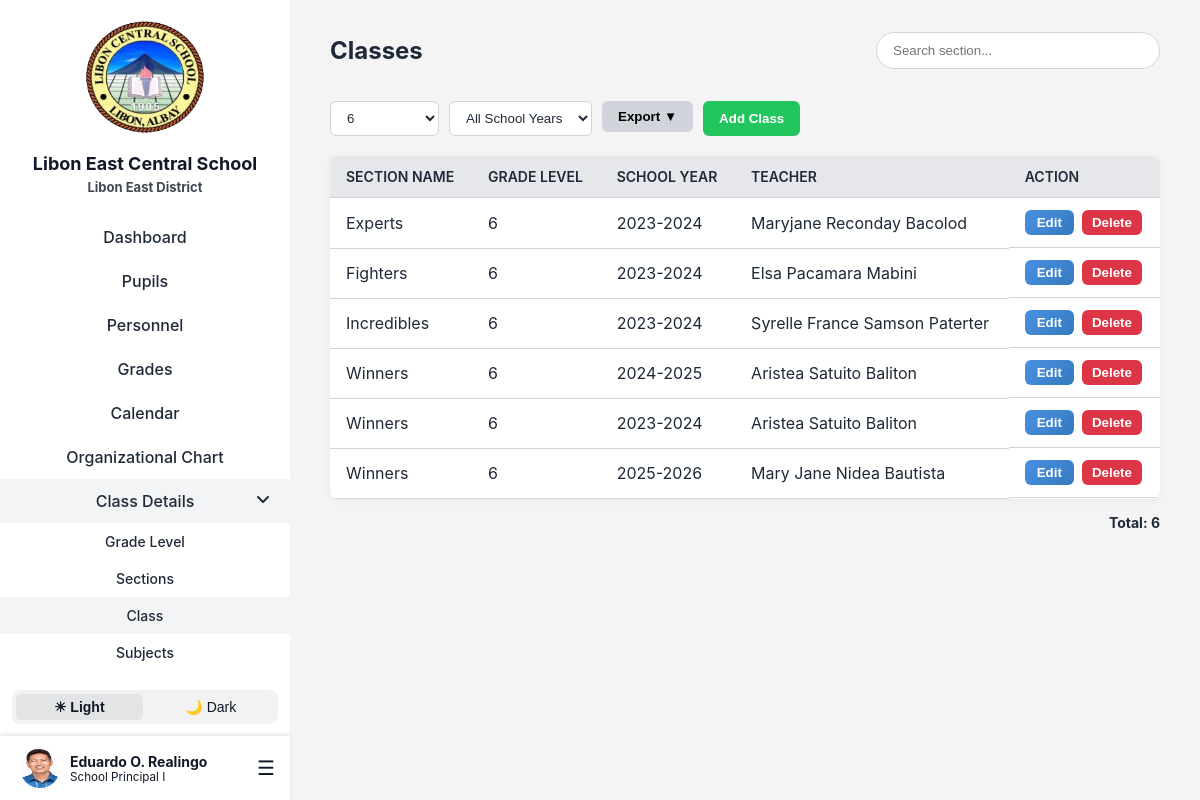
Page /Landing/Login/Page/adminSections.php?grade_filter=23 (signed in) on the committed database.
### tables this page shows
CREATE TABLE `teachers` (
  `teacher_id` int(11) NOT NULL,
  `first_name` varchar(100) DEFAULT NULL,
  `middle_name` varchar(100) DEFAULT NULL,
  `last_name` varchar(100) DEFAULT NULL,
  `employee_no` varchar(20) DEFAULT NULL,
  `email` varchar(100) DEFAULT NULL,
  `password` varchar(255) DEFAULT NULL,
  `gender` enum('Male','Female','Other') DEFAULT NULL,
  `birthdate` date DEFAULT NULL,
  `age` int(11) DEFAULT NULL,
  `contact_no` varchar(20) DEFAULT NULL,
  `house_no_street` varchar(255) DEFAULT NULL,
  `barangay` varchar(255) DEFAULT NULL,
  `municipality` varchar(255) DEFAULT NULL,
  `province` varchar(255) DEFAULT NULL,
  `position` varchar(255) NOT NULL,
  `image` varchar(255) NOT NULL DEFAULT 'teacher.png',
  `user_type` char(1) NOT NULL DEFAULT 't' COMMENT 'a - admin\r\nt- teacher\r\nn- non-teaching',
  `user_status` char(1) NOT NULL DEFAULT 'a' COMMENT 'a - active\r\ni - inactive',
  `created_at` datetime DEFAULT current_timestamp(),
  `updated_at` datetime DEFAULT current_timestamp() ON UPDATE current_timestamp(),
  `created_by` int(11) DEFAULT NULL,
  `updated_by` int(11) DEFAULT NULL
);

CREATE TABLE `sections` (
  `section_id` int(11) NOT NULL,
  `section_name` varchar(50) NOT NULL,
  `grade_level_id` int(11) NOT NULL,
  `teacher_id` int(11) DEFAULT NULL,
  `sy_id` int(11) NOT NULL,
  `created_at` datetime DEFAULT current_timestamp(),
  `updated_at` datetime DEFAULT current_timestamp() ON UPDATE current_timestamp(),
  `created_by` int(11) DEFAULT NULL,
  `updated_by` int(11) DEFAULT NULL
);

CREATE TABLE `section_name` (
  `section_name_id` int(11) NOT NULL,
  `section_name` varchar(255) NOT NULL,
  `created_at` datetime DEFAULT current_timestamp(),
  `updated_at` datetime DEFAULT current_timestamp() ON UPDATE current_timestamp(),
  `created_by` int(11) DEFAULT NULL,
  `updated_by` int(11) DEFAULT NULL
);

CREATE TABLE `grade_levels` (
  `grade_level_id` int(11) NOT NULL,
  `level_name` varchar(20) NOT NULL,
  `created_at` datetime DEFAULT current_timestamp(),
  `updated_at` datetime DEFAULT current_timestamp() ON UPDATE current_timestamp(),
  `created_by` int(11) DEFAULT NULL,
  `updated_by` int(11) DEFAULT NULL
);

CREATE TABLE `school_years` (
  `sy_id` int(11) NOT NULL,
  `school_year` varchar(20) DEFAULT NULL,
  `start_date` date DEFAULT NULL,
  `end_date` date DEFAULT NULL,
  `created_at` datetime DEFAULT current_timestamp(),
  `updated_at` datetime DEFAULT current_timestamp() ON UPDATE current_timestamp(),
  `created_by` int(11) DEFAULT NULL,
  `updated_by` int(11) DEFAULT NULL
);

### Landing/Login/Page/adminSections.php (the view, shortened to what this page needs)
<?php
include 'lecs_db.php';
?>
<!DOCTYPE html>
<html lang="en">
<head>
    <link rel="stylesheet" href="css/adminSections.css">
    <link rel="stylesheet" href="css/sidebar.css">
</head>
<body>
<div class="container">
<?php include 'sidebar.php'; ?>
<div class="main-content">
  <div class="header">
    <h1>Classes</h1>
    <form method="GET" style="margin:0;">
      <input type="text" name="search" placeholder="Search section..."
        value="<?php echo isset($_GET['search']) ? htmlspecialchars($_GET['search']) : ''; ?>">
    </form>
  </div>
<div class="header-buttons">
  <form method="GET" class="filter-form">
    <select name="grade_filter" onchange="this.form.submit()">
      <?php
      $grades = $conn->query("SELECT * FROM grade_levels ORDER BY level_name ASC");
      while ($g = $grades->fetch_assoc()) {
          $selected = (isset($_GET['grade_filter']) && $_GET['grade_filter'] == $g['grade_level_id']) ? 'selected' : '';
          echo "<option value='{$g['grade_level_id']}' $selected>{$g['level_name']}</option>";
      }
      ?>
    </select>
    <select name="sy_filter" onchange="this.form.submit()">
      <option value="">All School Years</option>
    </select>
  </form>
  <div class="export-dropdown">
    <button type="button" class="export-btn" onclick="toggleDropdown()">Export ▼</button>
  </div>
  <button type="button" class="add-btn" onclick="openAddModal()">Add Class</button>
</div>
  <table>
    <thead>
      <tr>
        <th>Section Name</th>
        <th>Grade Level</th>
        <th>School Year</th>
        <th>Teacher</th>
        <th>Action</th>
      </tr>
    </thead>
    <tbody>
      <?php
      $whereParts = [];
      if (!empty($_GET['grade_filter'])) {
        $grade = (int)$_GET['grade_filter'];
        $whereParts[] = "s.grade_level_id = $grade";
      }
      $where = count($whereParts) > 0 ? "WHERE " . implode(" AND ", $whereParts) : "";
      $sql = "SELECT s.*, sn.section_name, g.level_name, sy.school_year, CONCAT(t.first_name, ' ', COALESCE(t.middle_name, ''), ' ', t.last_name) AS teacher_name
              FROM sections s
              JOIN section_name sn ON s.section_name = sn.section_name
              LEFT JOIN grade_levels g ON s.grade_level_id = g.grade_level_id
              LEFT JOIN school_years sy ON s.sy_id = sy.sy_id
              LEFT JOIN teachers t ON s.teacher_id = t.teacher_id
              $where
              ORDER BY sn.section_name ASC";
      $result = $conn->query($sql);
      if ($result && $result->num_rows > 0) {
        while ($row = $result->fetch_assoc()) {
          $teacher = $row['teacher_name'] ? htmlspecialchars($row['teacher_name']) : '-';
          echo "<tr>
                  <td>" . htmlspecialchars($row['section_name']) . "</td>
                  <td>" . htmlspecialchars($row['level_name']) . "</td>
                  <td>" . htmlspecialchars($row['school_year']) . "</td>
                  <td>$teacher</td>
                  <td class='action-btns'>
                    <button class='edit-btn' onclick=\"openEditModal({$row['section_id']}, '" . htmlspecialchars($row['section_name']) . "', {$row['grade_level_id']}, {$row['sy_id']}, " . ($row['teacher_id'] ?? 'null') . ")\">Edit</button>
                    <button class='delete-btn' onclick=\"openDeleteModal({$row['section_id']}, '" . htmlspecialchars($row['section_name']) . "')\">Delete</button>
                  </td>
                </tr>";
        }
      } else {
        echo "<tr><td colspan='6'>No sections found</td></tr>";
      }
      ?>
    </tbody>
  </table>
  <div class="total-count">
      <?php
      $countQuery = "SELECT COUNT(*) as total
                    FROM sections s
                    JOIN section_name sn ON s.section_name = sn.section_name
                    LEFT JOIN grade_levels g ON s.grade_level_id = g.grade_level_id
                    LEFT JOIN school_years sy ON s.sy_id = sy.sy_id
                    LEFT JOIN teachers t ON s.teacher_id = t.teacher_id
                    $where";
      $countResult = $conn->query($countQuery);
      $countRow = $countResult->fetch_assoc();
      echo "Total: " . $countRow['total'];
      ?>
    </div>
</div>
</div>
</body>
</html>

### Landing/Login/Page/sidebar.php (shortened to what this page needs)
<?php
include 'lecs_db.php';
$current_page = basename($_SERVER['PHP_SELF']);
$classInfoPages = ['adminGradeLevel.php', 'adminSections.php', 'adminSubjects.php', 'adminSchoolYear.php', 'adminSectionName.php', 'adminOrganizationalChart'];
$isClassInfoActive = in_array($current_page, $classInfoPages);
if (!function_exists('arabic_to_roman')) {
    function arabic_to_roman($num) {
        $roman_numerals = [
            1000 => 'M', 900 => 'CM', 500 => 'D', 400 => 'CD',
            100 => 'C', 90 => 'XC', 50 => 'L', 40 => 'XL',
            10 => 'X', 9 => 'IX', 5 => 'V', 4 => 'IV', 1 => 'I'
        ];
        $roman = '';
        foreach ($roman_numerals as $value => $symbol) {
            while ($num >= $value) {
                $roman .= $symbol;
                $num -= $value;
            }
        }
        return $roman;
    }
}
if (!function_exists('format_position')) {
    function format_position($pos) {
        $is_principal = stripos($pos, 'principal') !== false;
        if (preg_match('/(.*) (\d+)$/', $pos, $matches)) {
            $base = $matches[1];
            $num = intval($matches[2]);
            $roman = arabic_to_roman($num);
            $new_pos = $base . ' ' . $roman;
        } else {
            $new_pos = $pos;
        }
        if ($is_principal) {
            $new_pos = 'School ' . $new_pos;
        }
        return $new_pos;
    }
}
$admin_id = isset($_SESSION['teacher_id']) ? intval($_SESSION['teacher_id']) : 0;
$adminData = [
    'first_name' => 'Admin',
    'middle_name' => '',
    'last_name' => 'User',
    'position' => 'Administrator',
    'image' => 'teacher.png'
];
if ($admin_id > 0 && $_SESSION['user_type'] === 'a') {
    $stmt = $conn->prepare("SELECT first_name, middle_name, last_name, position, image FROM teachers WHERE teacher_id = ?");
    $stmt->bind_param("i", $admin_id);
    $stmt->execute();
    $res = $stmt->get_result();
    if ($res && $res->num_rows > 0) {
        $adminData = $res->fetch_assoc();
    }
}
$middle_initial = !empty($adminData['middle_name']) ? substr($adminData['middle_name'], 0, 1) . '.' : '';
$full_name = trim($adminData['first_name'] . ' ' . $middle_initial . ' ' . $adminData['last_name']);
?>
<link rel="stylesheet" href="css/all.min.css">
<link rel="stylesheet" href="css/sidebar.css">
<div class="sidebar">
    <div class="sidebar-top">
        <img class="logo" src="images/lecs-logo no bg.png" alt="School Logo">
        <h2>Libon East Central School</h2>
        <small class="east">Libon East District</small>
        <div class="nav-links">
            <a href="adminDashboard.php" class="<?= ($current_page == 'adminDashboard.php') ? 'active' : '' ?>">Dashboard</a>
            <a href="adminPupils.php" class="<?= ($current_page == 'adminPupils.php' || $current_page == 'add_pupil.php' || $current_page == 'adminPupilsProfile.php') ? 'active' : '' ?>">Pupils</a>
            <a href="adminTeachers.php" class="<?= ($current_page == 'adminTeachers.php' || $current_page == 'add_teacher.php' || $current_page == 'edit_teacher.php') ? 'active' : '' ?>">Personnel</a>
            <a href="adminGrades.php" class="<?= ($current_page == 'adminGrades.php' || $current_page == 'adminViewGrades.php') ? 'active' : '' ?>">Grades</a>
            <a href="adminEventCalendar.php" class="<?= ($current_page == 'adminEventCalendar.php') ? 'active' : '' ?>">Calendar</a>
            <a href="adminOrganizationalChart.php" class="<?= ($current_page == 'adminOrganizationalChart.php') ? 'active' : '' ?>">Organizational Chart</a>
            <a href="#" id="classInfoLink" class="class-info <?= $isClassInfoActive ? 'active' : '' ?>">
                <span>Class Details</span>
                <i id="classInfoIcon" class="fa-solid <?= $isClassInfoActive ? 'fa-angle-down' : 'fa-angle-right' ?>"></i>
            </a>
            <div id="classInfoSubmenu" class="submenu <?= $isClassInfoActive ? 'show' : '' ?>">
                <a href="adminGradeLevel.php" class="<?= ($current_page == 'adminGradeLevel.php') ? 'active' : '' ?>">Grade Level</a>
                <a href="adminSectionName.php" class="<?= ($current_page == 'adminSectionName.php') ? 'active' : '' ?>">Sections</a>
                <a href="adminSections.php" class="<?= ($current_page == 'adminSections.php') ? 'active' : '' ?>">Class</a>
                <a href="adminSubjects.php" class="<?= ($current_page == 'adminSubjects.php') ? 'active' : '' ?>">Subjects</a>
                <a href="adminSchoolYear.php" class="<?= ($current_page == 'adminSchoolYear.php') ? 'active' : '' ?>">School Years</a>
            </div>
        </div>
    </div>
    <div class="sidebar-bottom">
        <div class="toggle-mode">
            <button class="toggle-btn light-mode" onclick="setMode('light')">☀ Light</button>
            <button class="toggle-btn dark-mode" onclick="setMode('dark')">🌙 Dark</button>
        </div>
        <div class="profile-menu">
            <div class="profile">
                <img src="Uploads/teachers/<?= htmlspecialchars($adminData['image']) ?>" alt="Profile Picture">
                <div class="profile-info">
                    <strong><?= htmlspecialchars($full_name) ?></strong>
                    <small><?= htmlspecialchars(format_position($adminData['position'])) ?></small>
                </div>
            </div>
            <div class="burger" role="button" aria-label="Open menu" tabindex="0">&#9776;</div>
        </div>
    </div>
</div>

### Landing/Login/Page/css/adminSections.css (style rules this page uses)
:root { --primary-color: #2563eb; --primary-hover: #1d4ed8; --success-color: #22c55e; --danger-color: #ef4444; --background-light: #f4f4f5; --background-dark: #1e293b; --sidebar-light: #ffffff; --sidebar-dark: #0f172a; --text-light: #1f2937; --text-dark: #f1f5f9; --accent: #e5e7eb; --border-color: #d1d5db; }
body { margin: 0; font-family: 'Inter', sans-serif; transition: background-color 0.3s, color 0.3s; }
:root.light { background-color: var(--background-light); color: var(--text-light); }
.container { display: flex; min-height: 100vh; }
.main-content { flex: 1; padding: 20px 40px; margin-left: 290px; transition: background-color 0.3s, color 0.3s; }
.header { display: flex; justify-content: space-between; align-items: center; margin-bottom: 20px; }
.header h1 { font-size: 24px; font-weight: 700; }
.header input[type="text"] { padding: 10px 16px; border-radius: 20px; border: 1px solid var(--border-color); outline: none; width: 250px; transition: border 0.3s, box-shadow 0.3s; }
.header-buttons { display: flex; gap: 10px; margin-bottom: 20px; }
.header-buttons button { padding: 8px 16px; border: none; border-radius: 6px; cursor: pointer; font-weight: 600; transition: background 0.3s, transform 0.1s; }
.filter-form { display: flex; gap: 10px; align-items: center; }
.filter-form select { padding: 8px 12px; border-radius: 6px; border: 1px solid var(--border-color); background: var(--sidebar-light); color: var(--text-light); font-weight: 500; cursor: pointer; transition: border 0.3s, background 0.3s; }
.export-btn { background-color: #d1d5db; }
.add-btn { background-color: var(--success-color); color: white; }
table { width: 100%; border-collapse: collapse; background-color: var(--sidebar-light); border-radius: 8px; overflow: hidden; box-shadow: 0 2px 8px rgba(0,0,0,0.05); }
th, td { padding: 12px 16px; text-align: left; border-bottom: 1px solid var(--border-color); }
th { background-color: var(--accent); font-weight: 600; font-size: 14px; text-transform: uppercase; }
.action-btns { display: flex; gap: 8px; }
.edit-btn { background: linear-gradient(135deg, #4a90e2, #357ABD); color: white; padding: 5px 12px; font-weight: 600; border: none; border-radius: 6px; }
.delete-btn { background-color: #dc3545; color: white; padding: 5px 10px; text-decoration: none; border-radius: 6px; border: none; font-weight: 600; }
.total-count { text-align: right; margin-top: 15px; font-weight: bold; font-size: 14px; }
.export-dropdown { position: relative; display: inline-block; }
.show { display: block; }

### rows in the picture
teachers: image (picture), full_name "Eduardo O. Realingo", position "School Principal I"
sections: section_name.section_name "Experts", grade_level.level_name "6", sy.school_year "2023-2024", teacher "Maryjane Reconday Bacolod"
sections: section_name.section_name "Fighters", grade_level.level_name "6", sy.school_year "2023-2024", teacher "Elsa Pacamara Mabini"
sections: section_name.section_name "Incredibles", grade_level.level_name "6", sy.school_year "2023-2024", teacher "Syrelle France Samson Paterter"
sections: section_name.section_name "Winners", grade_level.level_name "6", sy.school_year "2024-2025", teacher "Aristea Satuito Baliton"
sections: section_name.section_name "Winners", grade_level.level_name "6", sy.school_year "2023-2024", teacher "Aristea Satuito Baliton"
sections: section_name.section_name "Winners", grade_level.level_name "6", sy.school_year "2025-2026", teacher "Mary Jane Nidea Bautista"

### other values in the picture
$countRow['total'] "6"
form field grade_filter "6"
